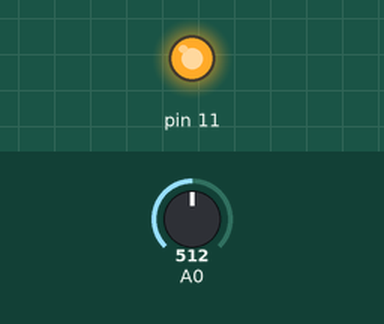
Bench run of a sketch on a simulated Arduino Uno, built with avr-gcc and run on an emulated ATmega328P. On the bench: output pins drawn as LEDs (lit = HIGH). The inputs (shaded band) are chosen by the test bench; at power-on: A0 = 512.

Above: at 1.2 s.
1.3 s: A0 set to 18
2.8 s: A0 set to 13
At 3.3 s:
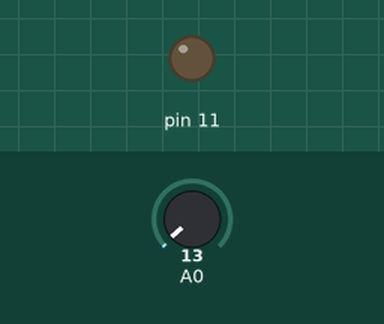
4.3 s: A0 set to 122
At 5.5 s:
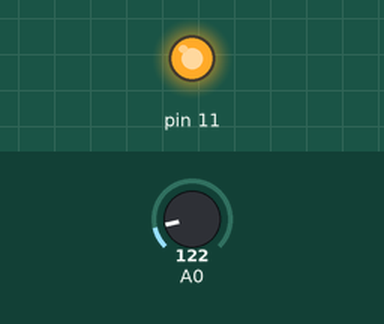
5.8 s: A0 set to 5
At 6.6 s:
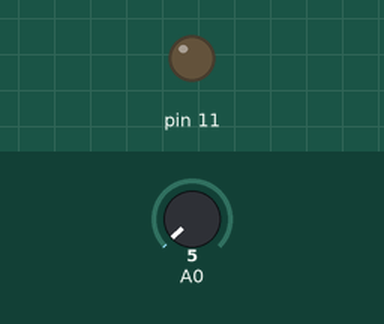
Timing chart, 0 to 8.3 s (numbered marks = the images above; inputs shaded):
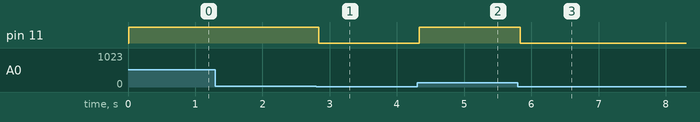

The sketch:

Waveform.ino
```cpp
#define NUM_BUFFERS 8
#define SAMPLE_SIZE 117

unsigned long peaks[NUM_BUFFERS]={};
unsigned int mics[SAMPLE_SIZE]={};
unsigned long lag=120;
int debug=0;

int thresh=15;

void setup(){
  pinMode(11,OUTPUT);
  pinMode(A0,INPUT);

  if (debug){
    Serial.begin(115200);
  }
}

void loop(){
  int i=0,j=0,l;

  unsigned long p;

  unsigned long then;
  unsigned long s, f;

  i=0;

  s=micros();
  then=s+SAMPLE_SIZE*lag;

  while (micros() < then){
    mics[i]=micros()-s;
    for (j=0;j<15;j++){
      peaks[i]+=(analogRead(A0)>thresh);
      peaks[i]<<=1;
    }
    peaks[i]+=(analogRead(A0)>thresh);
    i++;
  }

  if (debug){
  for (i=0;i<NUM_BUFFERS;i++){
    Serial.println(peaks[i],BIN);
  }
  Serial.println();
  }

  //Serial.println(peaks[i],BIN);

  if (debug){delay (300);}


  s=micros();
  then=s+SAMPLE_SIZE*lag;

  i=0;
  l=0;

  while (micros()<then){

     l=i%(SAMPLE_SIZE);
     if (micros()>s+mics[l]){

       for (j=15;j>-1;j--){
           p=peaks[int(floor(l/16))];
           if ((p>>j)&0x1){
             digitalWrite(11,HIGH);

  if (debug){Serial.print("1");}
           }else{
             digitalWrite(11,0);

  if (debug){Serial.print("0");}
           }
       }
       i++;

  if (debug){Serial.println();}
     }
  }

  if (debug){ Serial.println();}

  for (i=0;i<NUM_BUFFERS;i++){
    peaks[i]=0;
  }
  for (i=0;i<SAMPLE_SIZE;i++){
    mics[i]=0;
  }

  f=micros();
  //lag = (f-s)/SAMPLE_SIZE;


  if (debug){Serial.println(lag);}

}
```

Measured:
- the behaviour switches between 16 and 15 on A0 (found by bisection; images 0 and 1)
- after the input at 1.3 s, every drawn part: stays the same
- after the input at 2.8 s, pin 11: HIGH → LOW at once
- after the input at 4.3 s, pin 11: LOW → HIGH at once
- after the input at 5.8 s, pin 11: HIGH → LOW at once
